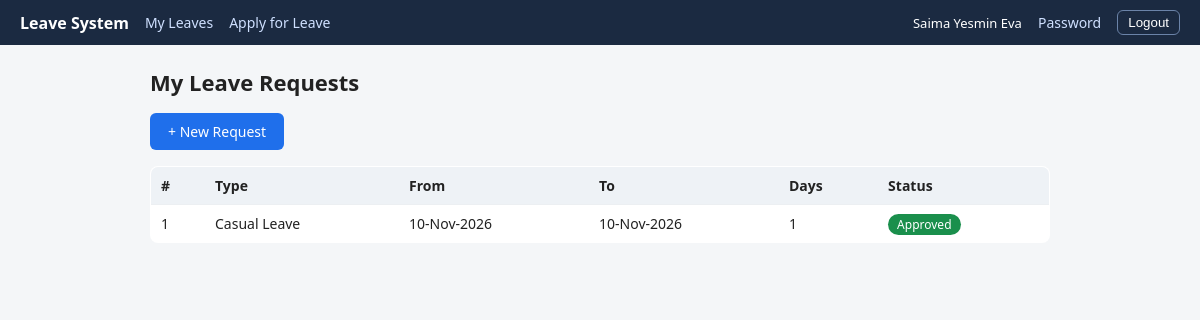
/my-leaves (signed in), run on the app's committed database.
### tables this page shows
CREATE TABLE users(
            id INTEGER PRIMARY KEY AUTOINCREMENT,
            username TEXT UNIQUE NOT NULL, password_hash TEXT NOT NULL,
            full_name TEXT NOT NULL, role TEXT NOT NULL DEFAULT 'employee',
            emp_id TEXT, job_title TEXT, join_date TEXT);

CREATE TABLE leaves(
            id INTEGER PRIMARY KEY AUTOINCREMENT,
            user_id INTEGER NOT NULL, created TEXT NOT NULL,
            form_date TEXT, leave_type TEXT, start_date TEXT, end_date TEXT,
            leave_days INTEGER, return_date TEXT, address TEXT,
            replacement_name TEXT, manager_name TEXT,
            entitlement TEXT, entitlement_until TEXT, hr_leave_period TEXT,
            hr_period_until TEXT, leave_balance TEXT, approval TEXT DEFAULT '',
            FOREIGN KEY(user_id) REFERENCES users(id));

### app.py (the view)
@app.route("/my-leaves")
@login_required("employee")
def my_leaves():
    rows = db().execute("SELECT * FROM leaves WHERE user_id=? ORDER BY id DESC", (g.user["id"],)).fetchall()
    return render_template("my_leaves.html", rows=rows, status_of=status_of, fmt=fmt)

### app.py (called while the page is built)
def db():
    if "db" not in g:
        g.db = sqlite3.connect(DB)
        g.db.row_factory = sqlite3.Row
    return g.db

def current_user():
    uid = session.get("uid")
    return db().execute("SELECT * FROM users WHERE id=?", (uid,)).fetchone() if uid else None

def login_required(role=None):
    def deco(fn):
        @wraps(fn)
        def wrap(*a, **kw):
            u = current_user()
            if not u:
                return redirect(url_for("login"))
            if role and u["role"] != role:
                abort(403)
            g.user = u
            return fn(*a, **kw)
        return wrap
    return deco

@app.before_request
def csrf_protect():
    if request.method == "POST":
        if not session.get("csrf") or request.form.get("csrf") != session["csrf"]:
            abort(400, "Invalid CSRF token")

@app.context_processor
def inject():
    if "csrf" not in session:
        session["csrf"] = secrets.token_hex(16)
    return dict(csrf=session["csrf"], user=current_user())

def fmt(d):
    try:
        return datetime.strptime(d, "%Y-%m-%d").strftime("%d-%b-%Y")
    except (ValueError, TypeError):
        return d or ""

def status_of(row):
    return {"yes": "Approved", "no": "Rejected"}.get(row["approval"], "Pending")

### templates/my_leaves.html
{% extends "base.html" %}{% block body %}
<h1>My Leave Requests</h1>
<p><a class="btn" href="{{ url_for('apply') }}">+ New Request</a></p>
<div class="tbl"><table>
<tr><th>#</th><th>Type</th><th>From</th><th>To</th><th>Days</th><th>Status</th></tr>
{% for r in rows %}<tr><td>{{ r.id }}</td><td>{{ r.leave_type }}</td><td>{{ fmt(r.start_date) }}</td>
<td>{{ fmt(r.end_date) }}</td><td>{{ r.leave_days }}</td>
<td><span class="badge {{ status_of(r) }}">{{ status_of(r) }}</span></td></tr>
{% else %}<tr><td colspan="6">There are no requests.</td></tr>{% endfor %}
</table></div>{% endblock %}

### templates/base.html (shortened to what this page needs)
<!doctype html>
<html lang="en"><head><meta charset="utf-8">
</head><body>
{% if user %}
<nav>
  <strong>Leave System</strong>
  {% if user.role == 'hr' %}
    <a href="{{ url_for('hr_dashboard') }}">All Requests</a>
    <a href="{{ url_for('hr_employees') }}">Employees</a>
  {% else %}
    <a href="{{ url_for('my_leaves') }}">My Leaves</a>
    <a href="{{ url_for('apply') }}">Apply for Leave</a>
  {% endif %}
  <span style="font-size:13px">{{ user.full_name }}</span>
  <a href="{{ url_for('change_password') }}">Password</a>
  <form method="post" action="{{ url_for('logout') }}"><input type="hidden" name="csrf" value="{{ csrf }}"><button>Logout</button></form>
</nav>
{% endif %}
<div class="wrap">
  {% block body %}{% endblock %}
</div></body></html>

### templates/base.html (style rules this page uses)
body { font-family:system-ui,Arial,sans-serif;background:#f4f6f8;margin:0;color:#222 }
nav { background:#1b2a41;color:#fff;padding:10px 20px;display:flex;gap:16px;align-items:center;flex-wrap:wrap }
nav a { color:#cfe0ff;text-decoration:none;font-size:14px }
nav form { margin:0 }
nav button { background:none;border:1px solid #6b83a8;color:#fff;border-radius:6px;padding:4px 10px;cursor:pointer }
.wrap { max-width:900px;margin:22px auto;padding:0 16px }
h1 { font-size:22px;margin:0 0 14px }
.btn { display:inline-block;background:#1f6feb;color:#fff;border:0;border-radius:6px;padding:9px 18px;font-size:14px;cursor:pointer;text-decoration:none }
table { width:100%;border-collapse:collapse;background:#fff;border:1px solid #d9dee3;border-radius:8px;overflow:hidden;font-size:14px }
th,td { padding:9px 10px;border-bottom:1px solid #eceff2;text-align:left }
th { background:#eef2f6 }
.tbl { overflow-x:auto }
.badge { padding:2px 9px;border-radius:12px;font-size:12px;color:#fff }
.Approved { background:#1a8f4c }

### data on the page
users: full_name "Saima Yesmin Eva"
leaves: id "1", leave_type "Casual Leave", start_date "10-Nov-2026", end_date "10-Nov-2026", leave_days "1", status_of "Approved"
